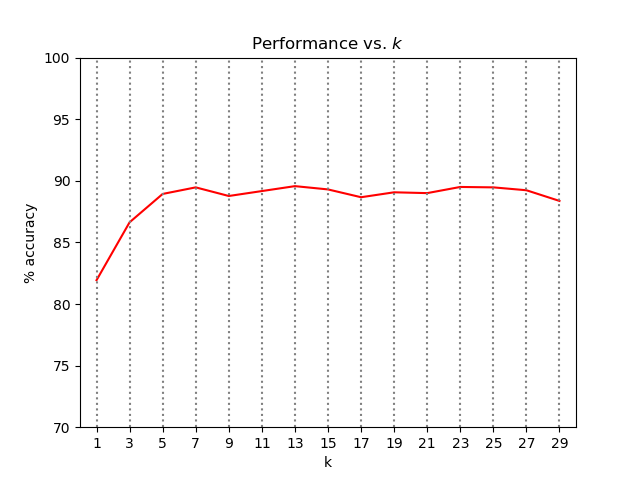

This figure's Python source:

import numpy as np
import pandas as pd
from sklearn.preprocessing import OrdinalEncoder, OneHotEncoder
from sklearn.naive_bayes import CategoricalNB
from sklearn.neighbors import KNeighborsClassifier
import seaborn as sns
import matplotlib.pyplot as plt


np.random.seed(123)

## Run kNN, and return the accuracy as a percentage.
def kNN(s, k):
    train = s.sample(frac=.7)
    test = s.drop(train.index)

    knn = KNeighborsClassifier(n_neighbors=k)
    ohe = OneHotEncoder()
    one_hotted_features = ohe.fit_transform(train.drop(['type'], axis=1))
    knn.fit(one_hotted_features, train.type)
    knn_predictions = knn.predict(
        ohe.fit_transform(test.drop(['type'], axis=1)))
    return (knn_predictions == test.type).sum() / len(test) * 100


s = pd.read_csv("security_cam.csv")

ks = np.array([])
performances = np.array([])
for k in range(1,30,2):
    print("k={}".format(k))
    for i in range(10):
        ks = np.append(ks, k)
        performances = np.append(performances, kNN(s, k))
results = pd.DataFrame({'k':ks, 'performance':performances})
agg_results = results.groupby('k').performance.mean()
agg_results.plot(kind='line', color='red',ylim=(70,100), xlim=(0,30))
plt.xticks(range(1,30,2))
plt.title("Performance vs. $k$")
plt.ylabel("% accuracy")
[ plt.axvline(x=i, linestyle="dotted", color="gray") for i in range(1,30,2) ]
plt.show()
plt.savefig("varying_k.png")
